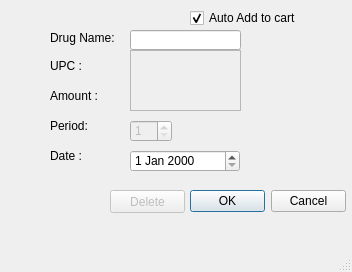
<?xml version="1.0" encoding="UTF-8"?>
<ui version="4.0">
 <class>NewPrescription</class>
 <widget class="QMainWindow" name="NewPrescription">
  <property name="geometry">
   <rect>
    <x>0</x>
    <y>0</y>
    <width>352</width>
    <height>272</height>
   </rect>
  </property>
  <property name="windowTitle">
   <string>MainWindow</string>
  </property>
  <widget class="QWidget" name="centralwidget">
   <widget class="QLineEdit" name="lineEdit">
    <property name="geometry">
     <rect>
      <x>130</x>
      <y>30</y>
      <width>111</width>
      <height>20</height>
     </rect>
    </property>
   </widget>
   <widget class="QLabel" name="label">
    <property name="geometry">
     <rect>
      <x>50</x>
      <y>30</y>
      <width>71</width>
      <height>16</height>
     </rect>
    </property>
    <property name="text">
     <string>Drug Name:</string>
    </property>
   </widget>
   <widget class="QLabel" name="label_2">
    <property name="geometry">
     <rect>
      <x>50</x>
      <y>60</y>
      <width>54</width>
      <height>12</height>
     </rect>
    </property>
    <property name="text">
     <string>UPC :</string>
    </property>
   </widget>
   <widget class="QLabel" name="label_3">
    <property name="geometry">
     <rect>
      <x>50</x>
      <y>90</y>
      <width>54</width>
      <height>12</height>
     </rect>
    </property>
    <property name="text">
     <string>Amount :</string>
    </property>
   </widget>
   <widget class="QSpinBox" name="spinBox">
    <property name="enabled">
     <bool>false</bool>
    </property>
    <property name="geometry">
     <rect>
      <x>130</x>
      <y>90</y>
      <width>42</width>
      <height>22</height>
     </rect>
    </property>
    <property name="minimum">
     <number>1</number>
    </property>
   </widget>
   <widget class="QLabel" name="label_4">
    <property name="geometry">
     <rect>
      <x>50</x>
      <y>120</y>
      <width>54</width>
      <height>12</height>
     </rect>
    </property>
    <property name="text">
     <string>Period:</string>
    </property>
   </widget>
   <widget class="QSpinBox" name="spinBox_2">
    <property name="enabled">
     <bool>false</bool>
    </property>
    <property name="geometry">
     <rect>
      <x>130</x>
      <y>120</y>
      <width>42</width>
      <height>22</height>
     </rect>
    </property>
    <property name="minimum">
     <number>1</number>
    </property>
   </widget>
   <widget class="QListWidget" name="items_dropdown">
    <property name="enabled">
     <bool>false</bool>
    </property>
    <property name="geometry">
     <rect>
      <x>130</x>
      <y>50</y>
      <width>111</width>
      <height>61</height>
     </rect>
    </property>
   </widget>
   <widget class="QDialogButtonBox" name="buttonBox">
    <property name="geometry">
     <rect>
      <x>190</x>
      <y>190</y>
      <width>156</width>
      <height>23</height>
     </rect>
    </property>
    <property name="standardButtons">
     <set>QDialogButtonBox::Cancel|QDialogButtonBox::Ok</set>
    </property>
   </widget>
   <widget class="QLabel" name="label_id">
    <property name="geometry">
     <rect>
      <x>130</x>
      <y>60</y>
      <width>111</width>
      <height>16</height>
     </rect>
    </property>
    <property name="text">
     <string/>
    </property>
   </widget>
   <widget class="QCheckBox" name="checkBox">
    <property name="enabled">
     <bool>true</bool>
    </property>
    <property name="geometry">
     <rect>
      <x>190</x>
      <y>10</y>
      <width>151</width>
      <height>16</height>
     </rect>
    </property>
    <property name="text">
     <string>Auto Add to cart</string>
    </property>
    <property name="checked">
     <bool>true</bool>
    </property>
    <property name="tristate">
     <bool>false</bool>
    </property>
   </widget>
   <widget class="QPushButton" name="pushButton">
    <property name="enabled">
     <bool>false</bool>
    </property>
    <property name="geometry">
     <rect>
      <x>110</x>
      <y>190</y>
      <width>75</width>
      <height>23</height>
     </rect>
    </property>
    <property name="text">
     <string>Delete</string>
    </property>
   </widget>
   <widget class="QLabel" name="label_5">
    <property name="geometry">
     <rect>
      <x>50</x>
      <y>150</y>
      <width>54</width>
      <height>12</height>
     </rect>
    </property>
    <property name="text">
     <string>Date :</string>
    </property>
   </widget>
   <widget class="QDateEdit" name="dateEdit">
    <property name="geometry">
     <rect>
      <x>130</x>
      <y>150</y>
      <width>110</width>
      <height>22</height>
     </rect>
    </property>
   </widget>
   <zorder>lineEdit</zorder>
   <zorder>label</zorder>
   <zorder>label_2</zorder>
   <zorder>label_3</zorder>
   <zorder>spinBox</zorder>
   <zorder>label_4</zorder>
   <zorder>spinBox_2</zorder>
   <zorder>buttonBox</zorder>
   <zorder>label_id</zorder>
   <zorder>checkBox</zorder>
   <zorder>pushButton</zorder>
   <zorder>label_5</zorder>
   <zorder>dateEdit</zorder>
   <zorder>items_dropdown</zorder>
  </widget>
  <widget class="QMenuBar" name="menubar">
   <property name="geometry">
    <rect>
     <x>0</x>
     <y>0</y>
     <width>352</width>
     <height>23</height>
    </rect>
   </property>
  </widget>
  <widget class="QStatusBar" name="statusbar"/>
 </widget>
 <resources/>
 <connections>
  <connection>
   <sender>buttonBox</sender>
   <signal>rejected()</signal>
   <receiver>NewPrescription</receiver>
   <slot>close()</slot>
   <hints>
    <hint type="sourcelabel">
     <x>266</x>
     <y>217</y>
    </hint>
    <hint type="destinationlabel">
     <x>148</x>
     <y>223</y>
    </hint>
   </hints>
  </connection>
 </connections>
</ui>
